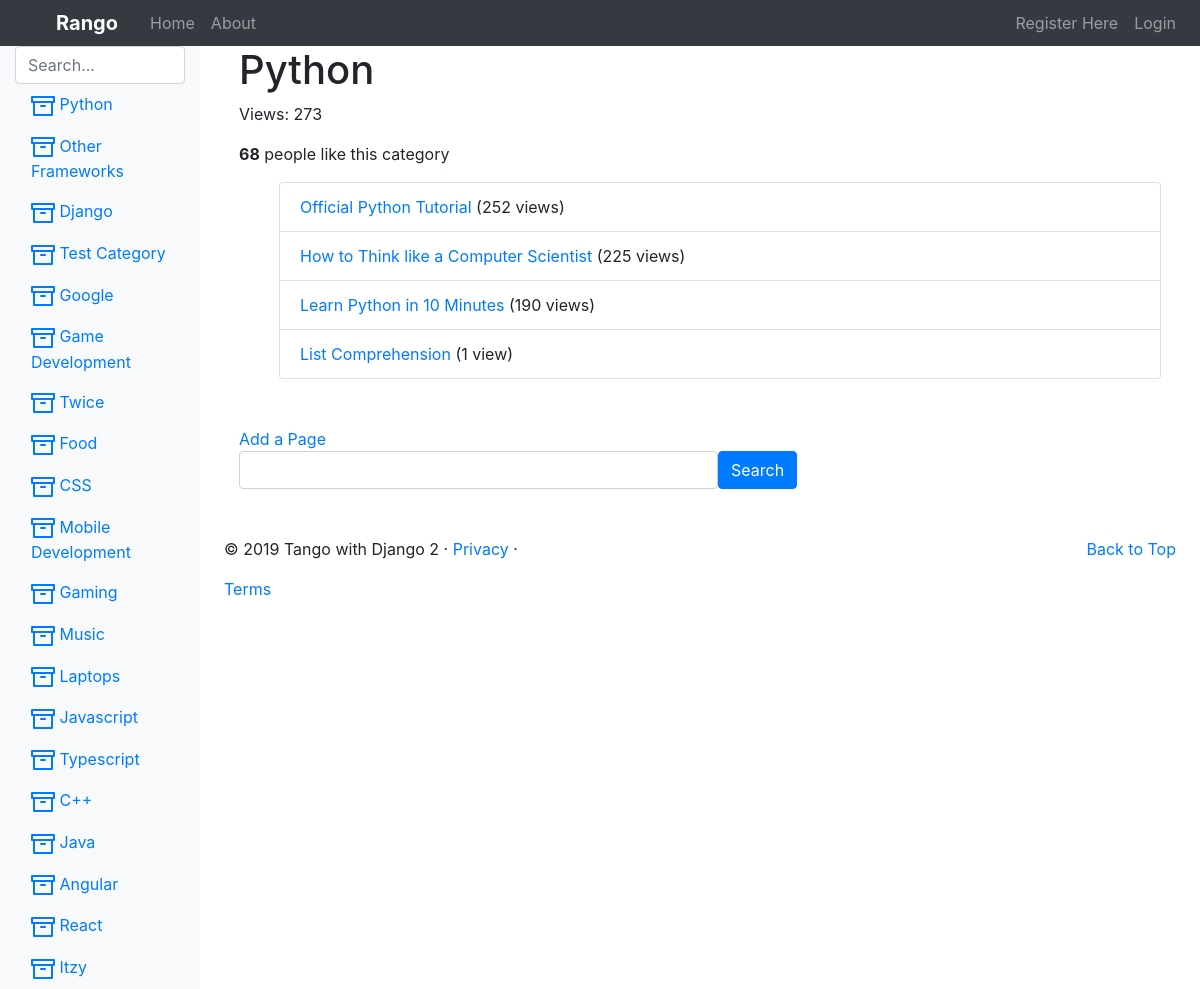
/rango/category/python/, run on an earlier commit of the app's database.
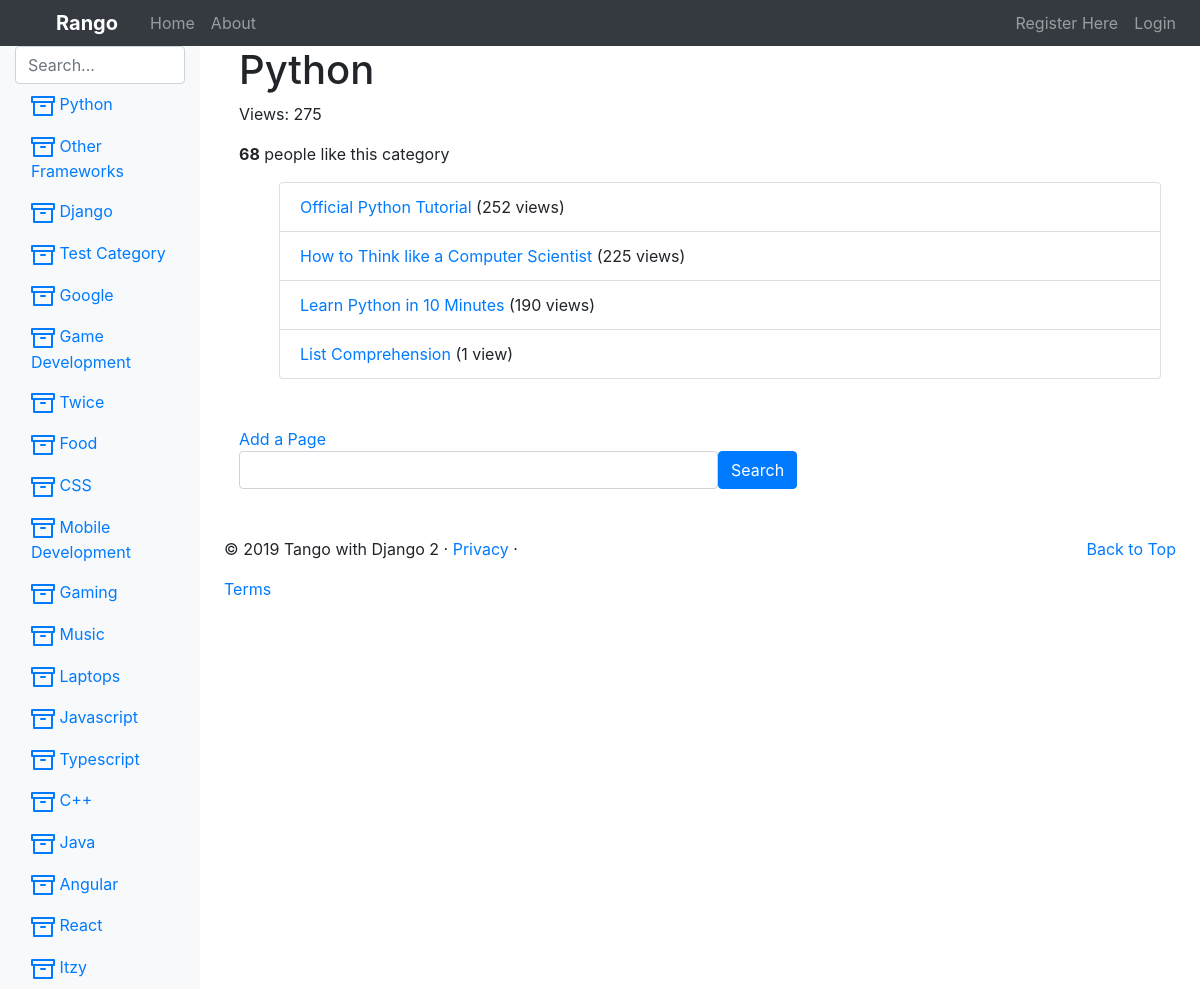
And on a later commit of the database.
### rango_app/models.py (models this page shows, shortened)
class Category(models.Model):
    name = models.CharField(max_length = 128, unique=True)
    views = models.IntegerField(default=0)
    likes = models.IntegerField(default=0)
    slug = models.SlugField(unique=True)
    def save(self, *args, **kwargs):
        self.slug = slugify(self.name)
        super(Category, self).save(*args, **kwargs)

### rango_app/views.py (the view, shortened to what this page needs)
class ShowCategoryView(View):
    def insert_category_context(self, request, context, slug):
        try:
            category = Category.objects.get(slug=slug)
            pages = Page.objects.filter(category=category).order_by('-views')
            context["pages"]=pages
            context["category"]=category
        except Category.DoesNotExist:
            context["category"]= None
            context["pages"]= None
        context['query'] = category.name
    def increment_category_views(self, slug):
        try:
            category = Category.objects.get(slug=slug)
            category.views += 1
            category.save()
        except:
            category = None
    def get(self, request, category_name_slug):
        context_dict = {}
        self.insert_category_context(request, context_dict, category_name_slug)
        self.increment_category_views(category_name_slug)
        return render(request, "rango/category.html", context_dict)

### rango_app/templatetags/rango_template_tags.py (called while the page is built)
@register.inclusion_tag('rango/category_list.html')
def get_category_list(category=None):
    return {
        "categories": Category.objects.all(),
        "act_cat": category
    }

@register.inclusion_tag('rango/page_list.html')
def get_page_list(category=None):
    return {
        "pages": Page.objects.filter(category=category).order_by('-views')
    }

### templates/rango/category.html (shortened to what this page needs)
{% extends 'rango/base.html' %}
{% load rango_template_tags %}
{% load staticfiles %}
{% block local_styles %}
    <link rel="stylesheet" href="{{ MEDIA_URL }}category_page.css">
{% endblock %}
{% block content %}
    <div class="mb-5">
        {% if category %}
            <h1>{{ category.name }}</h1>
            <p>Views: {{ category.views }}</p>
            <div>
                <strong id="like_count">{{ category.likes }}</strong> people like this category
            </div>
            <div id="pages" class="my-3">
                {% get_page_list category %}
            </div>
        {% else %}
            The specified directory does not exist
        {% endif %}
    </div>
    <div class="mb-3">
        <div>
            <a href="{% url 'rango:add_page' category.slug %}" class="navbar-link">
                Add a Page
            </a>
        </div>
        <form class="form-inline"
            method="post"
            action="{% url 'rango:show_category' category.slug %}">
            <div class="form-group">
                <input class="form-control" type="text" size="40"
                    name="query" values="{{ query }}" id="query">
            </div>
            <button class="btn btn-primary" type="submit"
                name="submit" value="Submit">Search</button>
        </form>
    </div>
{% endblock %}

### templates/rango/category_list.html (shortened to what this page needs)
{% load staticfiles %}
{% load rango_template_tags %}
<ul class="nav flex-column">
    {% if categories %}
        {% for category in categories %}
            {% if category == act_cat %}
                <li class="nav-item">
                    <a class="nav-link active" href="{% url 'rango:show_category' category.slug %}">
                        {{ category.name }}
                    </a>
                </li>
            {% else %}
                <li class="nav-item">
                    <a class="nav-link" href="{% url 'rango:show_category' category.slug %}">
                        {{ category.name }}
                    </a>
                </li>
            {% endif %}
        {% endfor %}
    {% else %}
        <li class="nav-item">There are no categories present.</li>
    {% endif %}
</ul>

What changed in the data, as far as the page shows it:
changed Category "Python": views "273" → "275"
